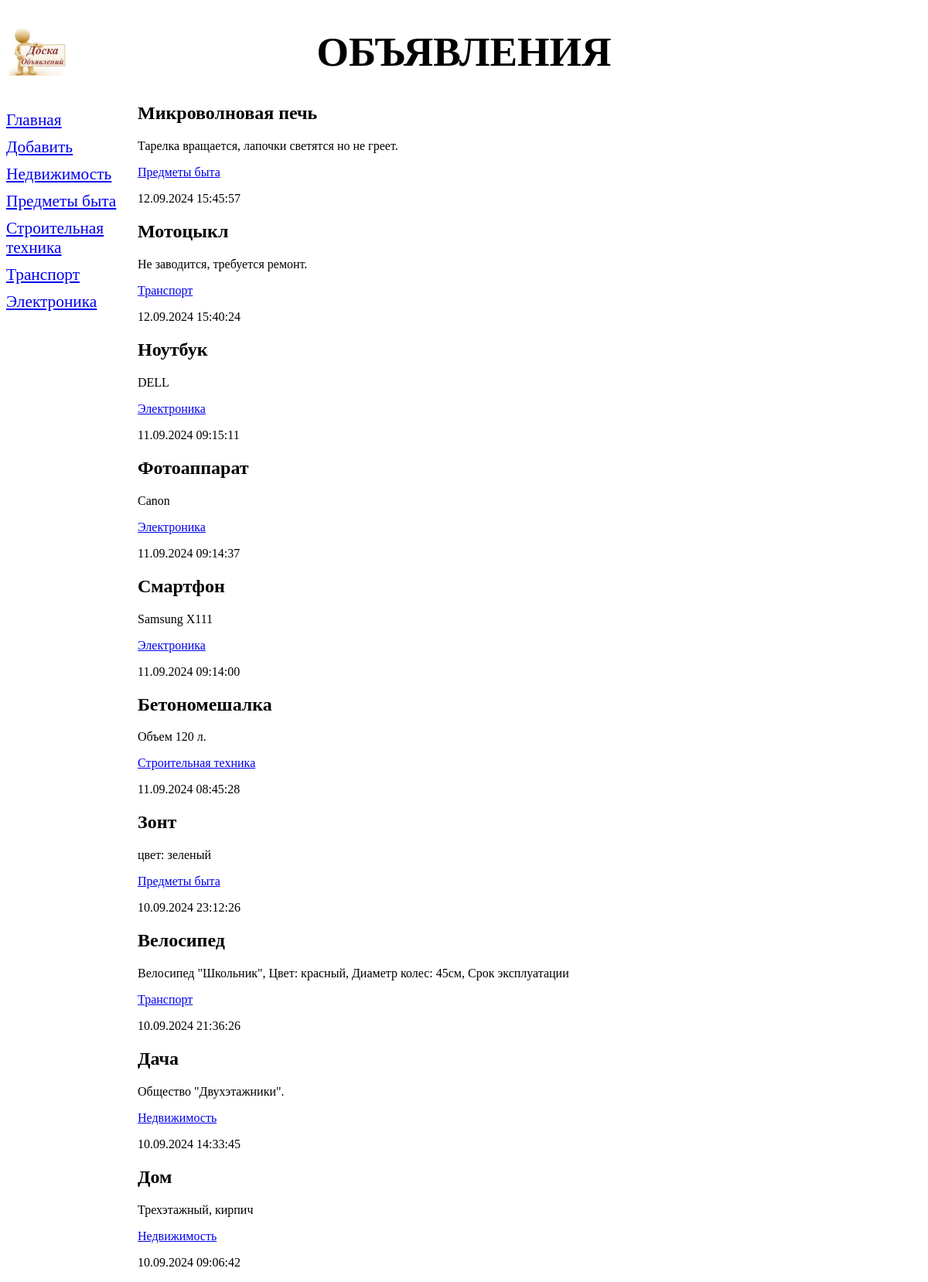
/bboard/, run on the app's committed database.
### bboard/models.py (models this page shows, shortened)
class Rubric(models.Model):
    name = models.CharField(
        max_length=20, db_index=True, verbose_name='Название')
    class Meta:
        verbose_name_plural = 'Рубрики'
        verbose_name = 'Рубрика'
        ordering = ['name']

class Bb(models.Model):
    title = models.CharField(max_length=50, verbose_name='Товар')
    content = models.TextField(verbose_name='Описание')
    price = models.FloatField(verbose_name='Цена')
    published = models.DateTimeField(
        auto_now_add=True, db_index=True, verbose_name='Опубликовано')
    rubric = models.ForeignKey(
        'Rubric', null=True, on_delete=models.PROTECT, verbose_name='Рубрика')
    class Meta:
        verbose_name_plural = 'Объявления'
        verbose_name = 'Объявление'
        ordering = ['-published']

### bboard/views.py (the view)
# urls.py: path('', index, name='index'),
def index(request, ):
    bbs = Bb.objects.all()
    rubrics = Rubric.objects.all()
    context = {
        'bbs': bbs,
        'rubrics': rubrics,
    }
    return render(request, 'bboard/index.html', context)

### bboard/templates/bboard/index.html
{% extends 'layout/basic.html' %}
{% block content %}
  {% for bb in bbs %}
    <div>
      <h2>{{ bb.title }}</h2>
      <p>{{ bb.content }}</p>
      <p>
        <a href="{% url 'rubric_bbs' bb.rubric.pk %}">{{ bb.rubric.name }}</a>
      </p>
      <p>{{ bb.published|date:'d.m.Y H:i:s' }}</p>
    </div>
  {% endfor %}
{% endblock %}

### bboard/templates/layout/basic.html (shortened to what this page needs)
{% load static %}
<!DOCTYPE html>
<html>
  <head>
    <link rel="stylesheet" type="text/css" href="{% static 'bboard/style.css' %}" />
  </head>
  <body>
    <header>
      <h1>Объявления</h1>
    </header>
    <nav>
      <a href="{% url 'index' %}">Главная</a>
      <a href="{% url 'add' %}">Добавить</a>
      {% for rubric in rubrics %}
        <a href="{% url 'rubric_bbs' rubric.pk %}">{{ rubric.name }}</a>
      {% endfor %}
    </nav>
    <main>
      {% block content %}
      {% endblock %}
    </main>
  </body>
</html>

### bboard/static/bboard/style.css (style rules this page uses)
header h1 { font-size: 40pt; text-transform: uppercase; text-align: center; background: url("bg.jpg") left / auto 100% no-repeat; }
nav { font-size: 16pt; width: 150px; float: left; }
nav a { display: block; margin: 10px 0px; }
main { margin-left: 170px; }

### data on the page
Rubric: name "Недвижимость"
Rubric: name "Предметы быта"
Rubric: name "Строительная техника"
Rubric: name "Транспорт"
Rubric: name "Электроника"
Bb: title "Микроволновая печь", content "Тарелка вращается, лапочки светятся но не греет.", rubric.name "Предметы быта", published "12.09.2024 15:45:57"
Bb: title "Мотоцыкл", content "Не заводится, требуется ремонт.", rubric.name "Транспорт", published "12.09.2024 15:40:24"
Bb: title "Ноутбук", content "DELL", rubric.name "Электроника", published "11.09.2024 09:15:11"
Bb: title "Фотоаппарат", content "Canon", rubric.name "Электроника", published "11.09.2024 09:14:37"
Bb: title "Смартфон", content "Samsung X111", rubric.name "Электроника", published "11.09.2024 09:14:00"
Bb: title "Бетономешалка", content "Объем 120 л.", rubric.name "Строительная техника", published "11.09.2024 08:45:28"
Bb: title "Зонт", content "цвет: зеленый", rubric.name "Предметы быта", published "10.09.2024 23:12:26"
Bb: title "Велосипед", content "Велосипед \"Школьник\", Цвет: красный, Диаметр колес: 45см, Срок эксплуатации", rubric.name "Транспорт", published "10.09.2024 21:36:26"
Bb: title "Дача", content "Общество \"Двухэтажники\".", rubric.name "Недвижимость", published "10.09.2024 14:33:45"
Bb: title "Дом", content "Трехэтажный, кирпич", rubric.name "Недвижимость", published "10.09.2024 09:06:42"
